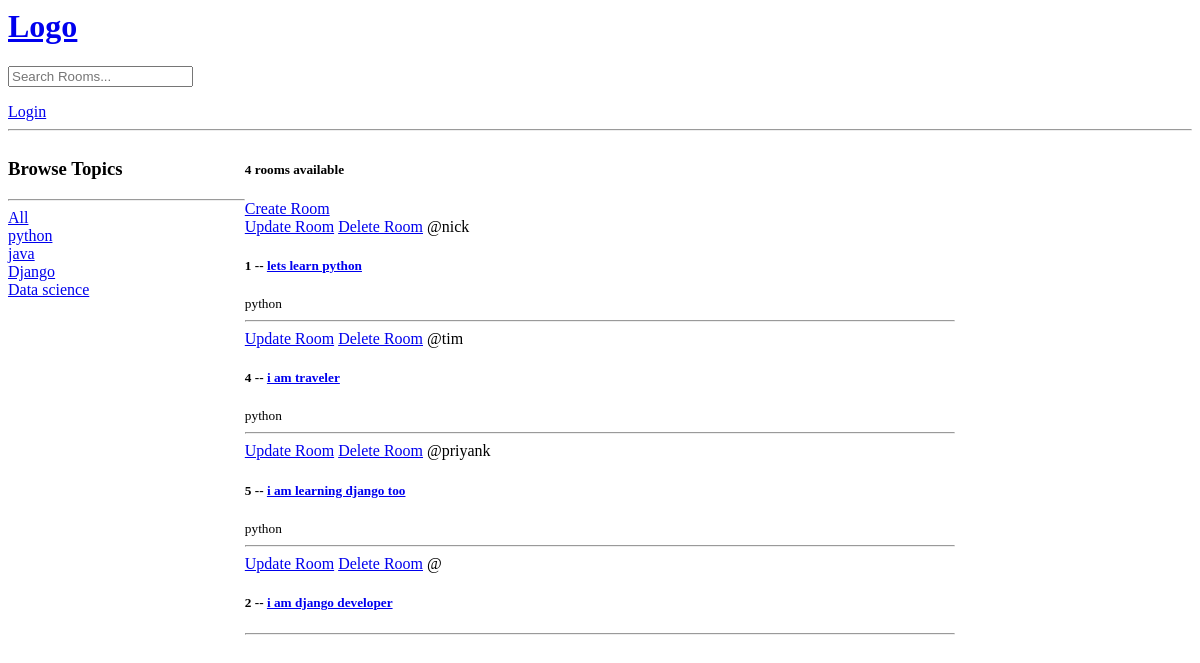
Before: / with the older database file.
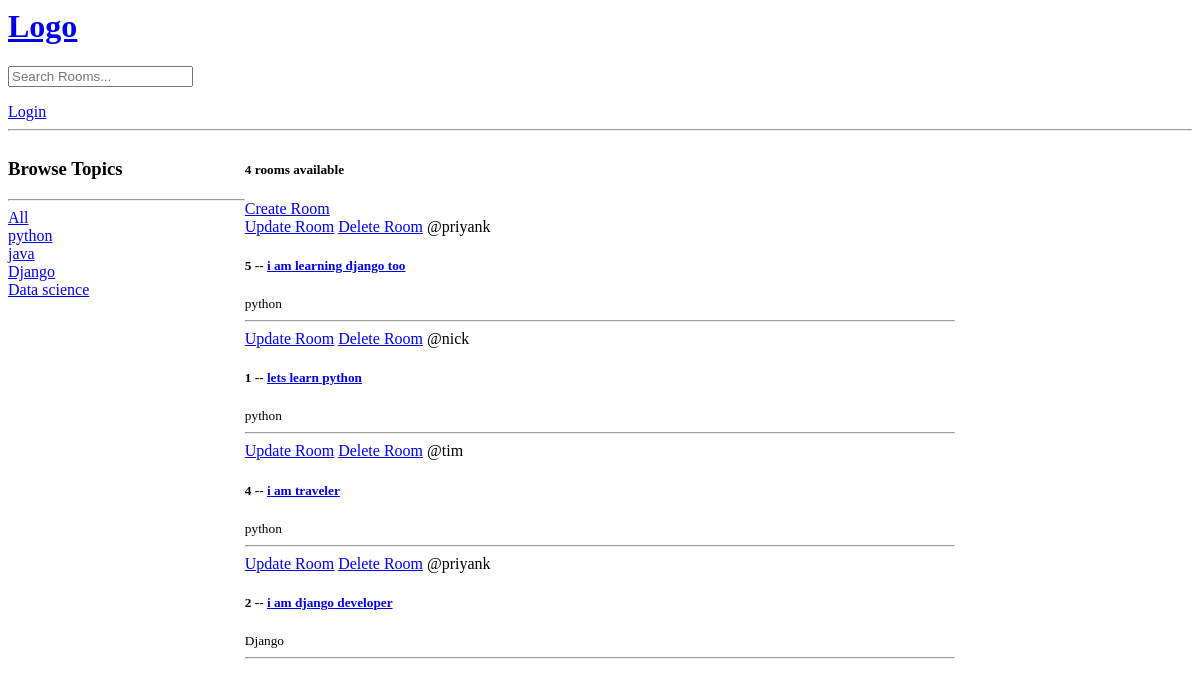
After: the same page with the newer database file.
### base/models.py (models this page shows, shortened)
class Topic(models.Model):
    name = models.CharField(max_length=200)

class Room(models.Model):
    host = models.ForeignKey(User, on_delete=models.SET_NULL, null = True)
    topic = models.ForeignKey(Topic, on_delete=models.SET_NULL, null=True)
    name = models.CharField(max_length=200)
    description = models.TextField(null = True, blank = True)
    updated = models.DateTimeField(auto_now=True)
    created = models.DateTimeField(auto_now_add=True)
    class Meta:
        ordering = ['-updated', '-created'] # '-' for descending order

### base/views.py (the view)
# urls.py: path('', views.home, name = "home"),
def home(request):
    q = request.GET.get('q') if request.GET.get('q') != None else ''
    rooms = Room.objects.filter(
        Q(topic__name__icontains = q) |
        Q(name__icontains = q) |
        Q(description__icontains = q)
        )
    topics = Topic.objects.all()
    room_count = rooms.count()
    context = {'rooms': rooms, 'topics': topics, 'room_count' : room_count}
    return render(request, 'base/home.html', context)

### base/templates/base/home.html (shortened to what this page needs)
{% extends 'main.html' %}
{% block content %}
<div class="home-container">
    <div>
        <h3>Browse Topics</h3>
        <hr>
        <div>
            <a href = "{% url 'home' %}">All</a>
        </div>
        {% for topic in topics %}
        <div>
            <a href = "{% url 'home' %}?q={{topic.name}}">{{topic.name}}</a>
        </div>
        {% endfor %}
    </div>
  <div>
    <h5>{{room_count}} rooms available</h5>
    <a href="{% url 'create-room' %}">Create Room</a>
    <div>
      {% for room in rooms %}
      <div>
        <a href="{% url 'update-room' room.id %}">Update Room</a>
        <a href="{% url 'delete-room' room.id %}">Delete Room</a>
        <span>@{{room.host.username}}</span>
        <h5>
          {{room.id}} -- <a href="{% url 'room' room.id %}">{{room.name}}</a>
        </h5>
        <small>{{room.topic.name}}</small>
        <hr />
      </div>
      {% endfor %}
    </div>
  </div>
</div>
{% endblock content %}

Changed rows visible on the page:
changed Room "i am learning django too": moves up the list
changed Room "i am django developer": host.username (not shown) → "priyank"; topic.name (not shown) → "Django"
